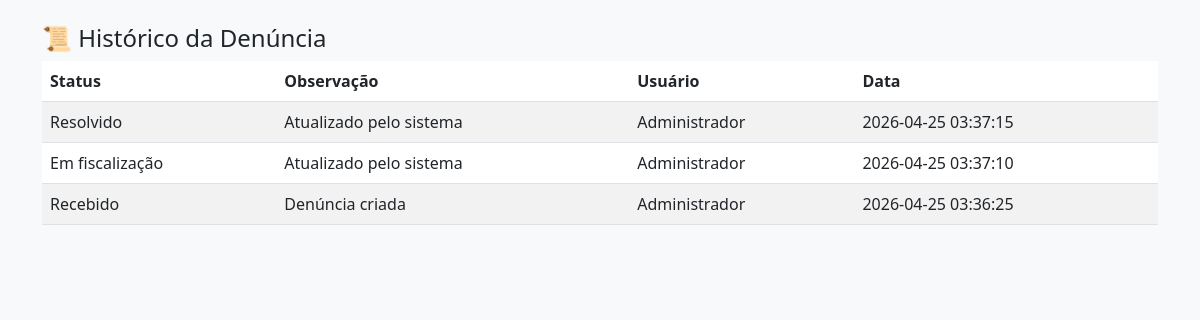
/historico/2 (signed in), run on the app's committed database.
### tables this page shows
CREATE TABLE historico (
    id INTEGER PRIMARY KEY AUTOINCREMENT,
    denuncia_id INTEGER,
    status TEXT,
    observacao TEXT,
    usuario TEXT,
    data TIMESTAMP DEFAULT CURRENT_TIMESTAMP,
    FOREIGN KEY (denuncia_id) REFERENCES denuncias(id)
);

### app.py (the view)
@app.route('/historico/<int:id>')
def historico(id):
    if not session.get('logado'):
        return redirect('/login')
    conn = conectar()
    cursor = conn.cursor()
    cursor.execute("""
        SELECT status, observacao, usuario, data
        FROM historico
        WHERE denuncia_id=?
        ORDER BY data DESC
    """, (id,))
    dados = cursor.fetchall()
    conn.close()
    return render_template('historico.html', dados=dados)

### database.py (called while the page is built)
def conectar():
    return sqlite3.connect('banco.db')

### templates/historico.html (shortened to what this page needs)
<!DOCTYPE html>
<html>
<head>
    <link href="https://cdn.jsdelivr.net/npm/bootstrap@5.3.0/dist/css/bootstrap.min.css" rel="stylesheet">
</head>
<body class="bg-light">
<div class="container py-4">
    <h4>📜 Histórico da Denúncia</h4>
    <table class="table table-striped">
        <thead>
            <tr>
                <th>Status</th>
                <th>Observação</th>
                <th>Usuário</th>
                <th>Data</th>
            </tr>
        </thead>
        <tbody>
            {% for h in dados %}
            <tr>
                <td>{{ h[0] }}</td>
                <td>{{ h[1] }}</td>
                <td>{{ h[2] }}</td>
                <td>{{ h[3] }}</td>
            </tr>
            {% endfor %}
        </tbody>
    </table>
</div>
</body>
</html>

### data on the page
historico: status "Resolvido", observacao "Atualizado pelo sistema", usuario "Administrador", data "2026-04-25 03:37:15"
historico: status "Em fiscalização", observacao "Atualizado pelo sistema", usuario "Administrador", data "2026-04-25 03:37:10"
historico: status "Recebido", observacao "Denúncia criada", usuario "Administrador", data "2026-04-25 03:36:25"
